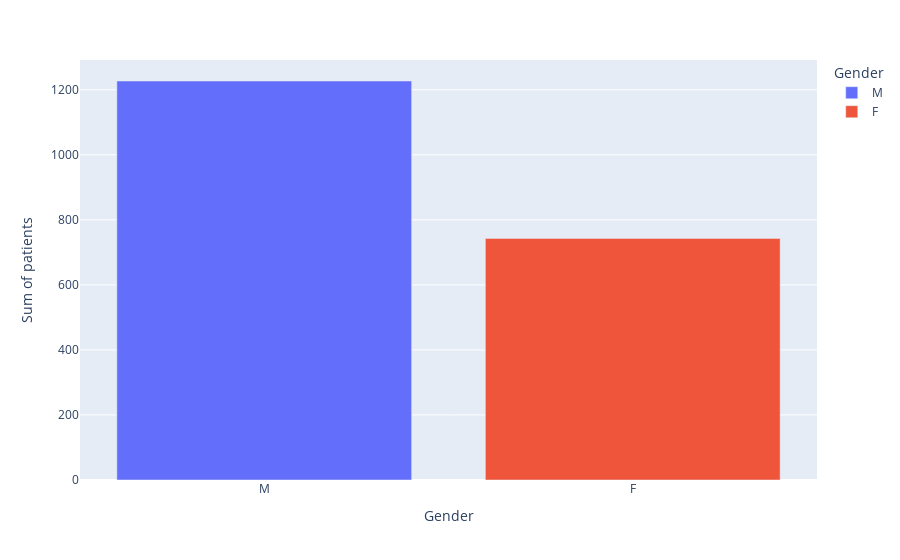

Notebook code cell kept with this figure:
### Code cell
bar('Gender')

### Figure 1 — Plotly figure (JSON) as saved in the notebook; plotly's stock layout.template omitted (floating-point values rounded to 4 significant figures)
{"data": [{"alignmentgroup": "True", "hovertemplate": "Gender=%{x}<br>Sum of patients=%{y}<extra></extra>", "legendgroup": "M", "marker": {"color": "#636efa", "pattern": {"shape": ""}}, "name": "M", "offsetgroup": "M", "orientation": "v", "showlegend": true, "textposition": "auto", "type": "bar", "x": ["M"], "xaxis": "x", "y": [1227], "yaxis": "y"}, {"alignmentgroup": "True", "hovertemplate": "Gender=%{x}<br>Sum of patients=%{y}<extra></extra>", "legendgroup": "F", "marker": {"color": "#EF553B", "pattern": {"shape": ""}}, "name": "F", "offsetgroup": "F", "orientation": "v", "showlegend": true, "textposition": "auto", "type": "bar", "x": ["F"], "xaxis": "x", "y": [743], "yaxis": "y"}], "layout": {"barmode": "relative", "legend": {"title": {"text": "Gender"}, "tracegroupgap": 0}, "margin": {"t": 60}, "xaxis": {"anchor": "y", "categoryarray": ["M", "F"], "categoryorder": "array", "domain": [0, 1], "title": {"text": "Gender"}}, "yaxis": {"anchor": "x", "domain": [0, 1], "title": {"text": "Sum of patients"}}}}
